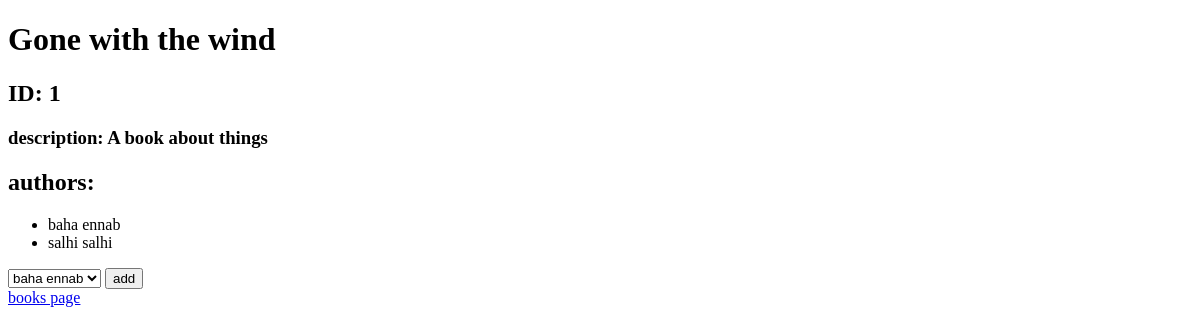
The page /display_book_details/1 on the database as committed earlier.
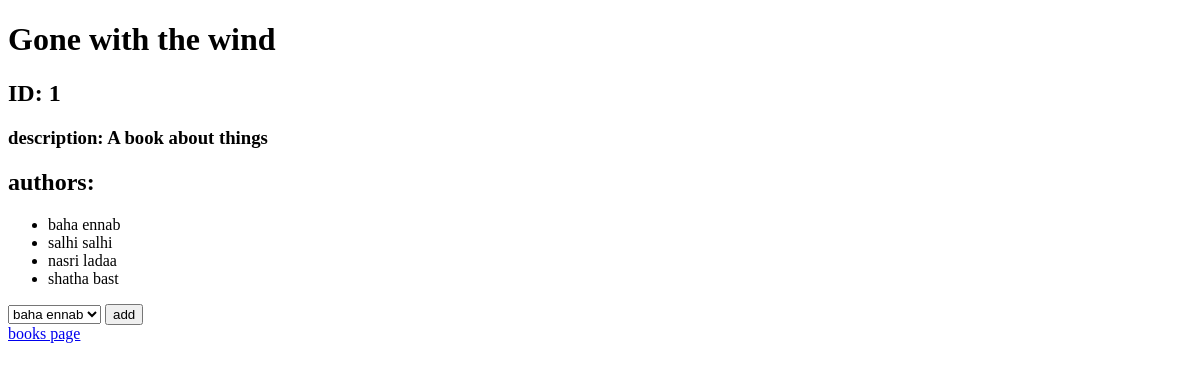
The same page on the database as committed later.
### tempapp/models.py (models this page shows, shortened)
class Authors(models.Model):
    first_name= models.CharField(max_length=255)
    last_name= models.TextField()
    notes=models.TextField()
    created_at= models.DateTimeField(auto_now_add=True)
    updated_at = models.DateTimeField(auto_now=True)
    def display_authors():
        return Authors.objects.all()

### tempapp/views.py (the view)
# urls.py: path('display_book_details/<int:bookid>', views.display_book_details),
def display_book_details(request,bookid):
    context={
        'books':models.Books.objects.get(id=bookid),
        'authors':models.Authors.display_authors()
    }
    return render(request,'books_details.html',context)

### tempapp/templates/books_details.html (shortened to what this page needs)
<!DOCTYPE html>
<html lang="en">
<head>
</head>
<body>
    <h1>{{books.title}}</h1>
    <label for="ID:"><h2>ID: {{books.id}}</h2></label>
    <label for="description"><h3>description: {{books.description}}</h3></label>
    <label for="authors"><h2>authors:</h2></label>
    <ul>
        {%for author in books.authors.all%}
        <li>
            {{author.first_name}} {{author.last_name}}
        </li>
        {%endfor%}
    </ul>
    <form action="/add_author_to_book/{{books.id}}" method="post">
        <select name="select_author">
            {%for author in authors%}
            <option value="{{author.id}}">{{author.first_name}} {{author.last_name}}</option>
            {%endfor%}
        </select>
        <input type="submit" value="add">
    </form>
    <a href="/">books page</a>
</body>
</html>

Rows that differ between the two databases and show on the page:
now on this page (row unchanged): Authors: first_name "nasri", last_name "ladaa"
added Authors: first_name "shatha", last_name "bast"
